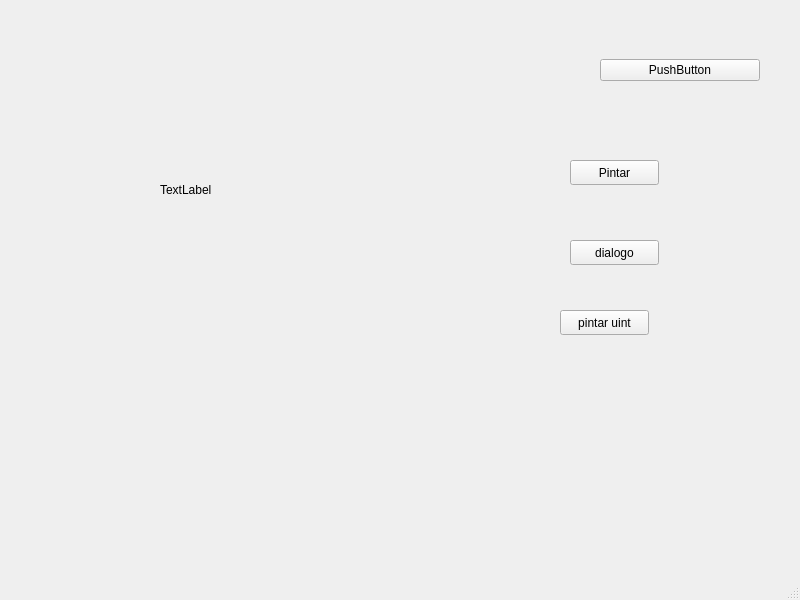
<?xml version="1.0" encoding="UTF-8"?>
<ui version="4.0">
 <class>MainWindow</class>
 <widget class="QMainWindow" name="MainWindow">
  <property name="geometry">
   <rect>
    <x>0</x>
    <y>0</y>
    <width>800</width>
    <height>600</height>
   </rect>
  </property>
  <property name="windowTitle">
   <string>MainWindow</string>
  </property>
  <widget class="QWidget" name="centralwidget">
   <widget class="QWidget" name="verticalLayoutWidget">
    <property name="geometry">
     <rect>
      <x>600</x>
      <y>40</y>
      <width>160</width>
      <height>61</height>
     </rect>
    </property>
    <layout class="QVBoxLayout" name="verticalLayout">
     <item>
      <widget class="QPushButton" name="pushButton">
       <property name="text">
        <string>PushButton</string>
       </property>
      </widget>
     </item>
    </layout>
   </widget>
   <widget class="QPushButton" name="pushButton_2">
    <property name="geometry">
     <rect>
      <x>570</x>
      <y>160</y>
      <width>89</width>
      <height>25</height>
     </rect>
    </property>
    <property name="text">
     <string>Pintar</string>
    </property>
   </widget>
   <widget class="canvasImage" name="label">
    <property name="geometry">
     <rect>
      <x>160</x>
      <y>40</y>
      <width>300</width>
      <height>300</height>
     </rect>
    </property>
    <property name="frameShape">
     <enum>QFrame::NoFrame</enum>
    </property>
    <property name="text">
     <string>TextLabel</string>
    </property>
   </widget>
   <widget class="QPushButton" name="pushButton_3">
    <property name="geometry">
     <rect>
      <x>570</x>
      <y>240</y>
      <width>89</width>
      <height>25</height>
     </rect>
    </property>
    <property name="text">
     <string>dialogo</string>
    </property>
   </widget>
   <widget class="QPushButton" name="pushButton_4">
    <property name="geometry">
     <rect>
      <x>560</x>
      <y>310</y>
      <width>89</width>
      <height>25</height>
     </rect>
    </property>
    <property name="text">
     <string>pintar uint</string>
    </property>
   </widget>
  </widget>
  <widget class="QMenuBar" name="menubar">
   <property name="geometry">
    <rect>
     <x>0</x>
     <y>0</y>
     <width>800</width>
     <height>22</height>
    </rect>
   </property>
  </widget>
  <widget class="QStatusBar" name="statusbar"/>
 </widget>
 <customwidgets>
  <customwidget>
   <class>canvasImage</class>
   <extends>QLabel</extends>
   <header location="global">canvasimage.h</header>
  </customwidget>
 </customwidgets>
 <resources/>
 <connections/>
</ui>
